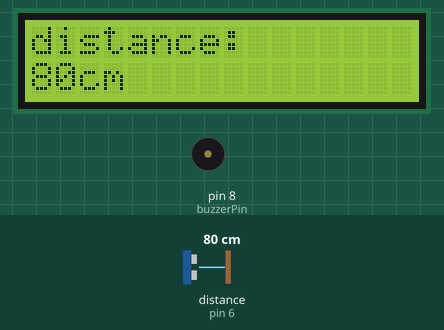
This sketch was run on a simulated Arduino Uno, built with avr-gcc and run on an emulated ATmega328P. On the bench: 16×2 character LCD, buzzer (waves = sounding, pin HIGH). Wiring (inferred from the names in the program): ultrasonic range finder: trigger pin 7; echo pin 6. The test bench sets the inputs (shaded band); at power-on: distance to the obstacle (sensor on pin 6) 80 cm. The echo pulse lasts 58.3 µs per cm; pins used as bus, display or sensor lines are not drawn.

Above: at 1.2 s.
1.3 s: distance to the obstacle (sensor on pin 6) set to 2 cm
At 1.6 s:
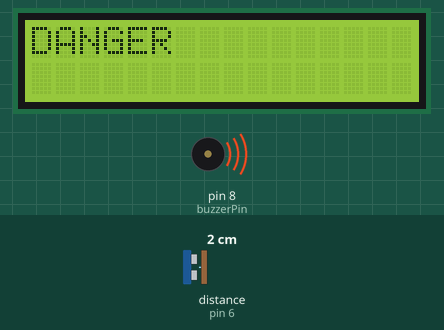
4.3 s: distance to the obstacle (sensor on pin 6) set to 4 cm
7.3 s: distance to the obstacle (sensor on pin 6) set to 250 cm
8.8 s: distance to the obstacle (sensor on pin 6) set to 18 cm
At 10.2 s:
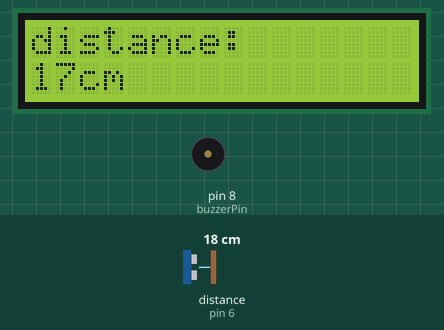
11.8 s: distance to the obstacle (sensor on pin 6) set to 35 cm
At 12.4 s:
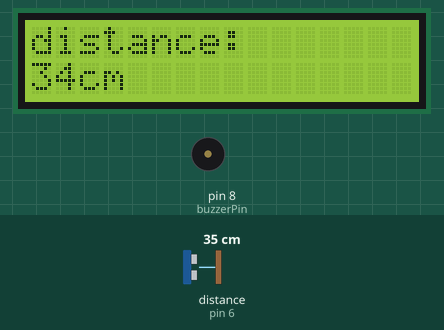
14.8 s: distance to the obstacle (sensor on pin 6) set to 9 cm
At 16.0 s:
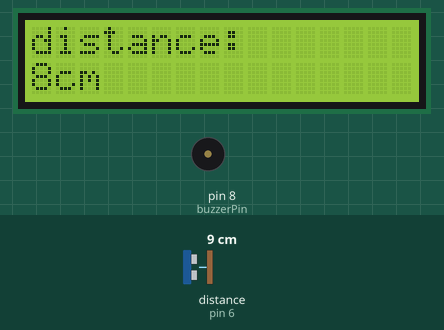
Timing chart, 0 to 17.8 s (numbered marks = the images above; inputs shaded):
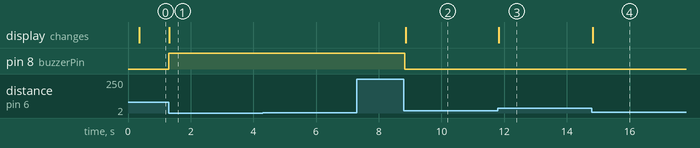

Measured:
- after the input at 1.3 s, pin 8 (buzzerPin): LOW → HIGH at once; the display: changes at once (image 1)
- after the input at 4.3 s, every drawn part: stays the same
- after the input at 7.3 s, every drawn part: stays the same
- after the input at 8.8 s, pin 8 (buzzerPin): HIGH → LOW at once; the display: changes after 0.05 s (image 2)
- after the input at 11.8 s, the display: changes at once (image 3)
- after the input at 14.8 s, the display: changes at once (image 4)

The sketch:

code.ino
```cpp
#include <LiquidCrystal.h> //LCD library
#define trigPin 7
#define echoPin 6
#define buzzerPin 8
int time;
int distance;
int rs=12, en=11, d4=5 ,d5=4 ,d6=3 ,d7=2;
LiquidCrystal lcd(rs,en,d4,d5,d6,d7);


void setup() {
  pinMode(buzzerPin,OUTPUT);
  pinMode(trigPin,OUTPUT);
  pinMode(echoPin,INPUT);
  lcd.begin(16,2);

}

void loop() {
  digitalWrite(trigPin,LOW);
  delayMicroseconds(5);
  digitalWrite(trigPin,HIGH);
  delayMicroseconds(10);
  digitalWrite(trigPin,LOW);
  time=pulseIn(echoPin,HIGH,11600);
  distance=time*0.0345/2;   // prosses is convertion of the distance.
  lcd.clear();
  lcd.setCursor(0,0);
  lcd.print("distance:");
  lcd.setCursor(0,1);
  lcd.print(distance);
  lcd.print("cm");

  if(distance<=5){
    digitalWrite(buzzerPin,HIGH);
    lcd.clear();
    lcd.setCursor(0,0);
    lcd.print("DANGER");
  }
  if(distance>5){
    digitalWrite(buzzerPin,LOW);
  }

}
```
